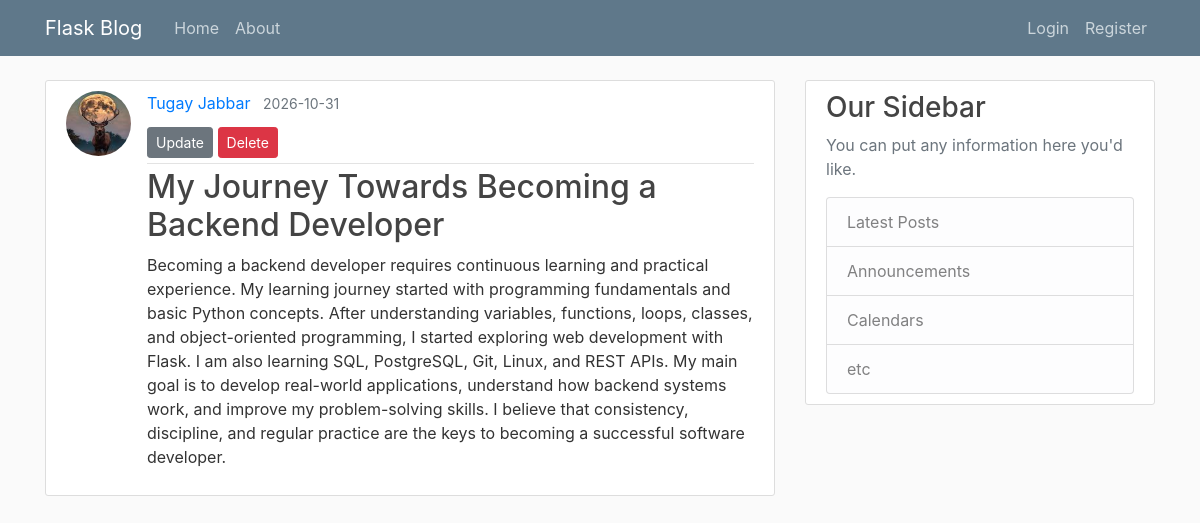
The app's page /post/22 with its own data.
### flaskblog/models.py (models this page shows, shortened)
class User(db.Model, UserMixin):
    id = db.Column(db.Integer, primary_key=True)
    username = db.Column(db.String(20), unique=True, nullable=False)
    email = db.Column(db.String(120), unique=True, nullable=False)
    image_file = db.Column(db.String(20), nullable=False, default='default.jpg')
    password = db.Column(db.String(60), nullable=False)
    posts = db.relationship("Post", backref='author', lazy=True)

class Post(db.Model):
    id = db.Column(db.Integer, primary_key=True)
    title = db.Column(db.String(100), nullable=False)
    date_posted = db.Column(db.DateTime, nullable=False, default=datetime.utcnow)
    content = db.Column(db.Text, nullable=False)
    user_id = db.Column(db.Integer, db.ForeignKey('user.id'), nullable=False)

### flaskblog/routes.py (the view)
@app.route("/post/<int:post_id>")
def post(post_id):
    post = Post.query.get_or_404(post_id)
    return render_template('post.html', title=post.title, post=post)

### flaskblog/templates/post.html (shortened to what this page needs)
{% extends "layout.html" %}
{% block content %}
<article class="media content-section">
    <img class="rounded-circle article-img"
         src="{{ url_for('static', filename='profile_pics/' + post.author.image_file) }}">
    <div class="media-body">
        <div class="article-metadata">
            <a class="mr-2" href="#">
                {{ post.author.username }}
            </a>
            <small class="text-muted">
                {{ post.date_posted.strftime('%Y-%m-%d') }}
            </small>
            <div class="mt-2">
                <a class="btn btn-secondary btn-sm mt-1 mb-1"
                   href="{{ url_for('update_post', post_id=post.id) }}">
                    Update
                </a>
                <button type="button"
                        class="btn btn-danger btn-sm mt-1 mb-1"
                        data-toggle="modal"
                        data-target="#deleteModal">
                    Delete
                </button>
            </div>
        </div>
        <h2 class="article-title">{{ post.title }}</h2>
        <p class="article-content">{{ post.content }}</p>
    </div>
</article>
{% endblock content %}

### flaskblog/static/main.css (style rules this page uses)
body { background: #fafafa; color: #333333; margin-top: 5rem; }
h1, h2, h3, h4, h5, h6 { color: #444444; }
.content-section { background: #ffffff; padding: 10px 20px; border: 1px solid #dddddd; border-radius: 3px; margin-bottom: 20px; }
.article-title { color: #444444; }
.article-content { white-space: pre-line; }
.article-img { height: 65px; width: 65px; margin-right: 16px; }
.article-metadata { padding-bottom: 1px; margin-bottom: 4px; border-bottom: 1px solid #e3e3e3 }

### records on screen
User: image_file (picture), author.username "Tugay Jabbar"
Post: date_posted "2026-10-31", title "My Journey Towards Becoming a Backend Developer", content "Becoming a backend developer requires continuous learning and practical experience. My learning journey started with programming fundamentals and basic Python concepts. After understanding variables, functions, loops, classes, and object-oriented programming, I started exploring web development with Flask. I am also learning SQL, PostgreSQL, Git, Linux, and REST APIs. My main goal is to develop real-world applications, understand how backend systems work, and improve my problem-solving skills. I believe that consistency, discipline, and regular practice are the keys to becoming a successful software developer."
